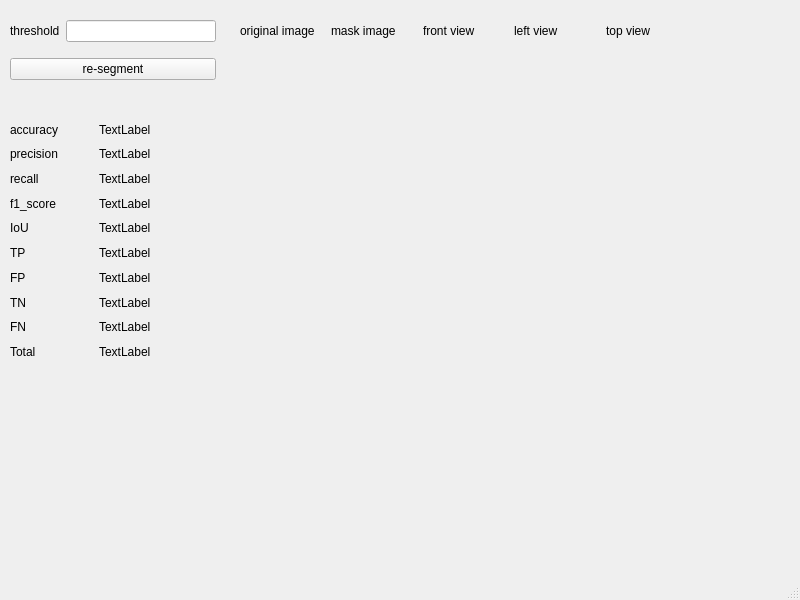
<?xml version="1.0" encoding="UTF-8"?>
<ui version="4.0">
 <class>MainWindow</class>
 <widget class="QMainWindow" name="MainWindow">
  <property name="geometry">
   <rect>
    <x>0</x>
    <y>0</y>
    <width>800</width>
    <height>600</height>
   </rect>
  </property>
  <property name="windowTitle">
   <string>MainWindow</string>
  </property>
  <widget class="QWidget" name="centralwidget">
   <widget class="QWidget" name="gridLayoutWidget">
    <property name="geometry">
     <rect>
      <x>240</x>
      <y>10</y>
      <width>451</width>
      <height>41</height>
     </rect>
    </property>
    <layout class="QGridLayout" name="gridLayout">
     <item row="0" column="3">
      <widget class="QLabel" name="label_5">
       <property name="text">
        <string>left view</string>
       </property>
      </widget>
     </item>
     <item row="0" column="2">
      <widget class="QLabel" name="label_3">
       <property name="text">
        <string>front view</string>
       </property>
      </widget>
     </item>
     <item row="0" column="0">
      <widget class="QLabel" name="label">
       <property name="text">
        <string>original image</string>
       </property>
      </widget>
     </item>
     <item row="0" column="1">
      <widget class="QLabel" name="label_2">
       <property name="text">
        <string>mask image</string>
       </property>
      </widget>
     </item>
     <item row="0" column="4">
      <widget class="QLabel" name="label_4">
       <property name="text">
        <string>top view</string>
       </property>
      </widget>
     </item>
    </layout>
   </widget>
   <widget class="QWidget" name="verticalLayoutWidget">
    <property name="geometry">
     <rect>
      <x>10</x>
      <y>10</y>
      <width>206</width>
      <height>80</height>
     </rect>
    </property>
    <layout class="QVBoxLayout" name="verticalLayout">
     <item>
      <layout class="QHBoxLayout" name="horizontalLayout">
       <item>
        <widget class="QLabel" name="label_6">
         <property name="text">
          <string>threshold</string>
         </property>
        </widget>
       </item>
       <item>
        <widget class="QLineEdit" name="lineEdit"/>
       </item>
      </layout>
     </item>
     <item>
      <widget class="QPushButton" name="pushButton">
       <property name="text">
        <string>re-segment</string>
       </property>
      </widget>
     </item>
    </layout>
   </widget>
   <widget class="QWidget" name="gridLayoutWidget_2">
    <property name="geometry">
     <rect>
      <x>10</x>
      <y>120</y>
      <width>171</width>
      <height>241</height>
     </rect>
    </property>
    <layout class="QGridLayout" name="gridLayout_2">
     <item row="5" column="1">
      <widget class="QLabel" name="label_13">
       <property name="text">
        <string>TextLabel</string>
       </property>
      </widget>
     </item>
     <item row="3" column="1">
      <widget class="QLabel" name="label_24">
       <property name="text">
        <string>TextLabel</string>
       </property>
      </widget>
     </item>
     <item row="3" column="0">
      <widget class="QLabel" name="label_18">
       <property name="text">
        <string>f1_score</string>
       </property>
      </widget>
     </item>
     <item row="0" column="1">
      <widget class="QLabel" name="label_11">
       <property name="text">
        <string>TextLabel</string>
       </property>
      </widget>
     </item>
     <item row="8" column="1">
      <widget class="QLabel" name="label_21">
       <property name="text">
        <string>TextLabel</string>
       </property>
      </widget>
     </item>
     <item row="1" column="1">
      <widget class="QLabel" name="label_12">
       <property name="text">
        <string>TextLabel</string>
       </property>
      </widget>
     </item>
     <item row="6" column="0">
      <widget class="QLabel" name="label_10">
       <property name="text">
        <string>FP</string>
       </property>
      </widget>
     </item>
     <item row="2" column="0">
      <widget class="QLabel" name="label_19">
       <property name="text">
        <string>recall</string>
       </property>
      </widget>
     </item>
     <item row="5" column="0">
      <widget class="QLabel" name="label_9">
       <property name="text">
        <string>TP</string>
       </property>
      </widget>
     </item>
     <item row="2" column="1">
      <widget class="QLabel" name="label_23">
       <property name="text">
        <string>TextLabel</string>
       </property>
      </widget>
     </item>
     <item row="0" column="0">
      <widget class="QLabel" name="label_7">
       <property name="text">
        <string>accuracy</string>
       </property>
      </widget>
     </item>
     <item row="6" column="1">
      <widget class="QLabel" name="label_14">
       <property name="text">
        <string>TextLabel</string>
       </property>
      </widget>
     </item>
     <item row="7" column="0">
      <widget class="QLabel" name="label_15">
       <property name="text">
        <string>TN</string>
       </property>
      </widget>
     </item>
     <item row="7" column="1">
      <widget class="QLabel" name="label_20">
       <property name="text">
        <string>TextLabel</string>
       </property>
      </widget>
     </item>
     <item row="1" column="0">
      <widget class="QLabel" name="label_8">
       <property name="text">
        <string>precision</string>
       </property>
      </widget>
     </item>
     <item row="9" column="1">
      <widget class="QLabel" name="label_22">
       <property name="text">
        <string>TextLabel</string>
       </property>
      </widget>
     </item>
     <item row="9" column="0">
      <widget class="QLabel" name="label_17">
       <property name="text">
        <string>Total</string>
       </property>
      </widget>
     </item>
     <item row="8" column="0">
      <widget class="QLabel" name="label_16">
       <property name="text">
        <string>FN</string>
       </property>
      </widget>
     </item>
     <item row="4" column="0">
      <widget class="QLabel" name="label_25">
       <property name="text">
        <string>IoU</string>
       </property>
      </widget>
     </item>
     <item row="4" column="1">
      <widget class="QLabel" name="label_26">
       <property name="text">
        <string>TextLabel</string>
       </property>
      </widget>
     </item>
    </layout>
   </widget>
  </widget>
  <widget class="QMenuBar" name="menubar">
   <property name="geometry">
    <rect>
     <x>0</x>
     <y>0</y>
     <width>800</width>
     <height>25</height>
    </rect>
   </property>
  </widget>
  <widget class="QStatusBar" name="statusbar"/>
 </widget>
 <resources/>
 <connections/>
</ui>
